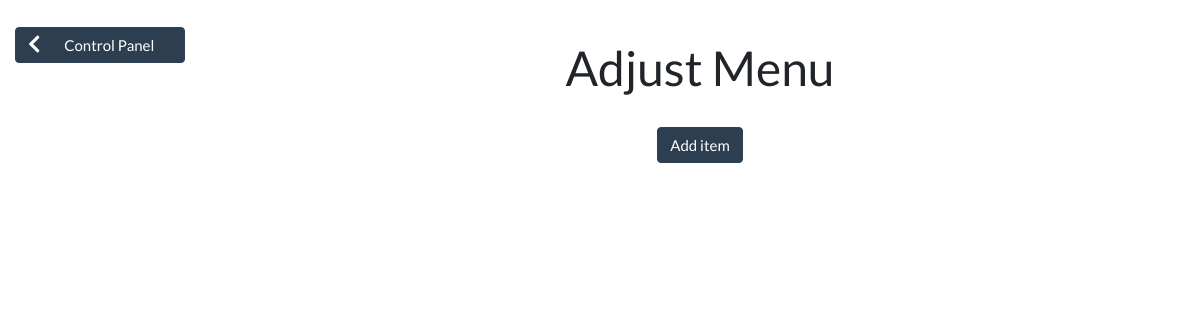
The app's page /core/menu/managermenu, older data.
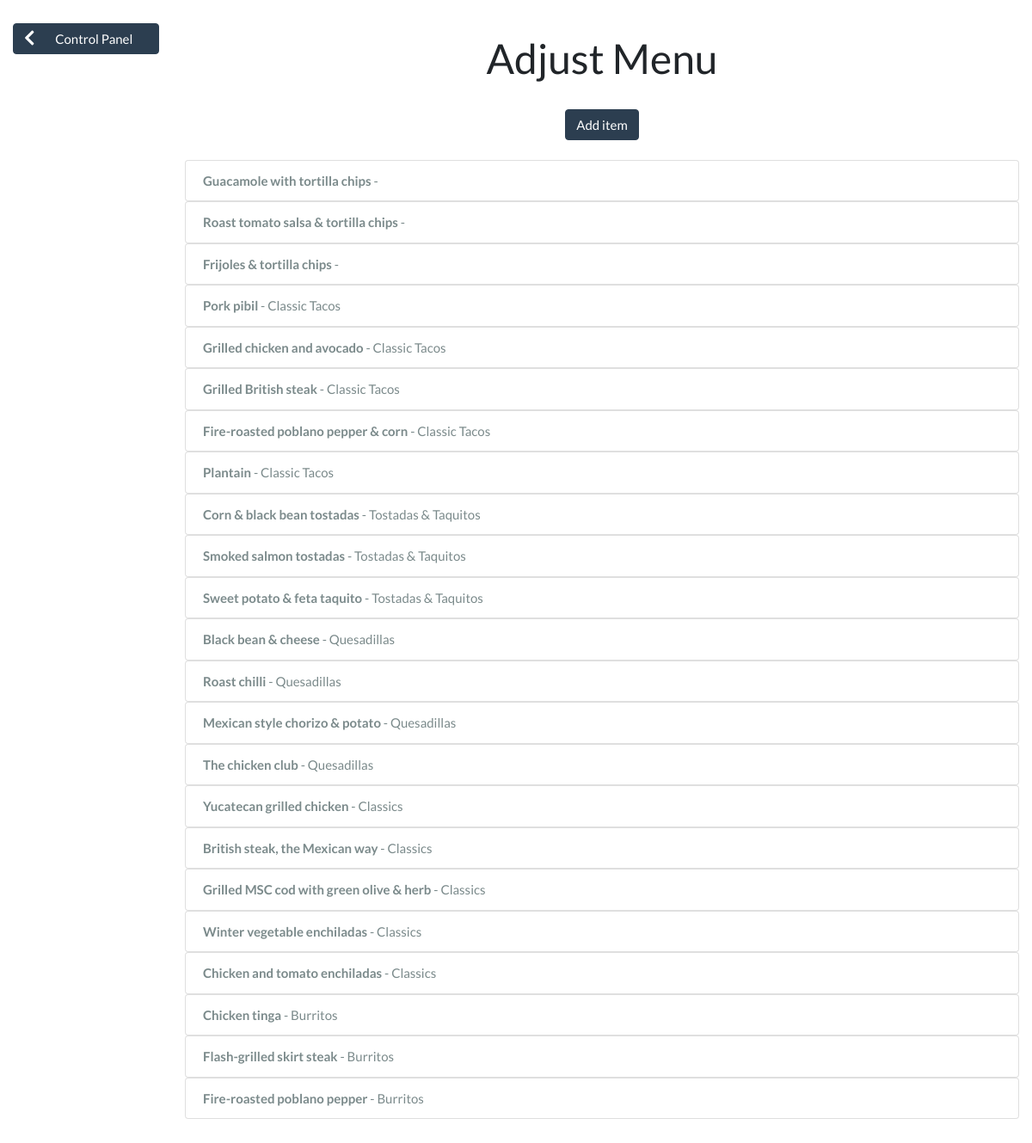
The same page, newer data.
### core/models/menu_model.py (models this page shows, shortened)
class Menu(models.Model):
    name = models.CharField(max_length=100)
    price = models.DecimalField(max_digits=10, decimal_places=2)
    description = models.CharField(max_length=1000)
    course = models.CharField(max_length=100)
    category = models.CharField(max_length=100)
    allergy = models.CharField(max_length=1000, default="")
    calories = models.IntegerField(default=0)
    image = models.CharField(max_length=1000, default='na')
    vegetarian = models.BooleanField(default=False)
    vegan = models.BooleanField(default=False)
    meat = models.BooleanField(default=False)
    stock = models.IntegerField(default=0)
    removed = models.BooleanField(default=False)
    cost = models.DecimalField(max_digits=10, decimal_places=2, default=0)
    objects = models.Manager()
    stock_manager = StockManager()

### core/views/menu_views.py (the view, shortened to what this page needs)
# urls.py: path('managermenu', views.adjust_menu, name='managermenu'),
def adjust_menu(request):
    context = {"menu": Menu.objects.all()}
    return render(request, 'manager/managermenu.html', context)

### manager/templates/manager/managermenu.html (shortened to what this page needs)
{% extends "basewide.html" %}
{% load static %}
{% block content %}
<br>
<div class="row">
<div class="col-lg-2">
  <div class="sticky-top pt-1">
    <a href="{% url 'index' %}" class="btn btn-primary btn-block">
      <i class="fas fa-chevron-left fa-pull-left fa-lg"></i> Control Panel
    </a>
  </div>
</div>
<div class="col-lg-10 pt-3">
  <h1 class="text-center">Adjust Menu</h1>
  <div style="text-align:center">
      <br><button type="button" class="btn btn-primary" data-toggle="modal" data-target="#add_item">Add item</button>
  </div>
  <br>
  {% for menu_item in menu %}
  <div class="list-group">
      <a class="list-group-item list-group-item-action" data-target="#{{menu_item.id}}" data-toggle="modal" href="#{{menu_item.id}}"><b>{{ menu_item.name }}</b> - {{ menu_item.category }}</a>
  </div>
  {% endfor %}
  <br>
  <br>
</div>
</div>
{% endblock %}

Row changes from the older to the newer data that the page shows:
added Menu: name "Guacamole with tortilla chips"
added Menu: name "Roast tomato salsa & tortilla chips"
added Menu: name "Frijoles & tortilla chips"
added Menu: name "Pork pibil", category "Classic Tacos"
added Menu: name "Grilled chicken and avocado", category "Classic Tacos"
added Menu: name "Grilled British steak", category "Classic Tacos"
added Menu: name "Fire-roasted poblano pepper & corn", category "Classic Tacos"
added Menu: name "Plantain", category "Classic Tacos"
added Menu: name "Corn & black bean tostadas", category "Tostadas & Taquitos"
added Menu: name "Smoked salmon tostadas", category "Tostadas & Taquitos"
added Menu: name "Sweet potato & feta taquito", category "Tostadas & Taquitos"
added Menu: name "Black bean & cheese", category "Quesadillas"
added Menu: name "Roast chilli", category "Quesadillas"
added Menu: name "Mexican style chorizo & potato", category "Quesadillas"
added Menu: name "The chicken club", category "Quesadillas"
added Menu: name "Yucatecan grilled chicken", category "Classics"
added Menu: name "British steak, the Mexican way", category "Classics"
added Menu: name "Grilled MSC cod with green olive & herb", category "Classics"
added Menu: name "Winter vegetable enchiladas", category "Classics"
added Menu: name "Chicken and tomato enchiladas", category "Classics"
added Menu: name "Chicken tinga", category "Burritos"
added Menu: name "Flash-grilled skirt steak", category "Burritos"
added Menu: name "Fire-roasted poblano pepper", category "Burritos"
